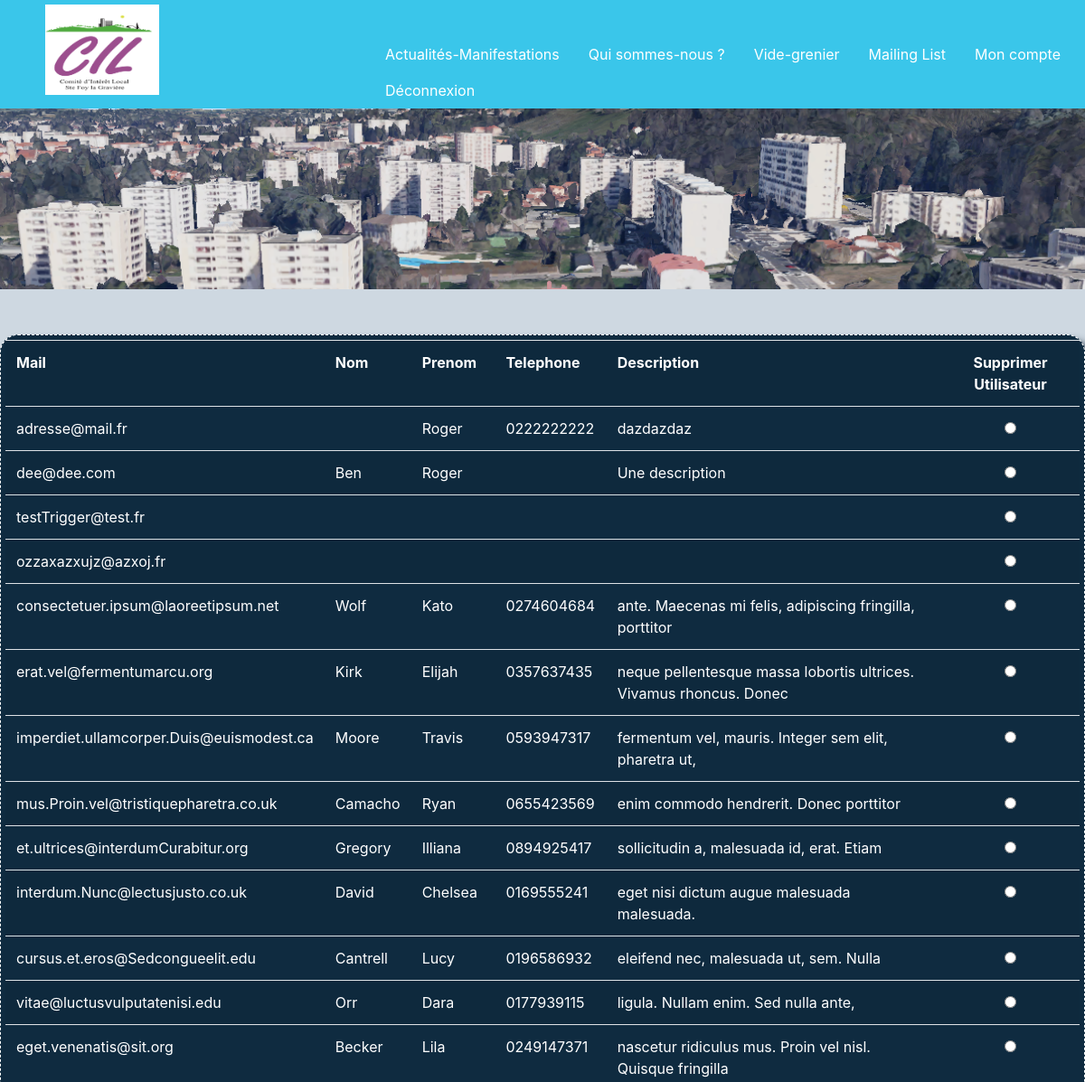
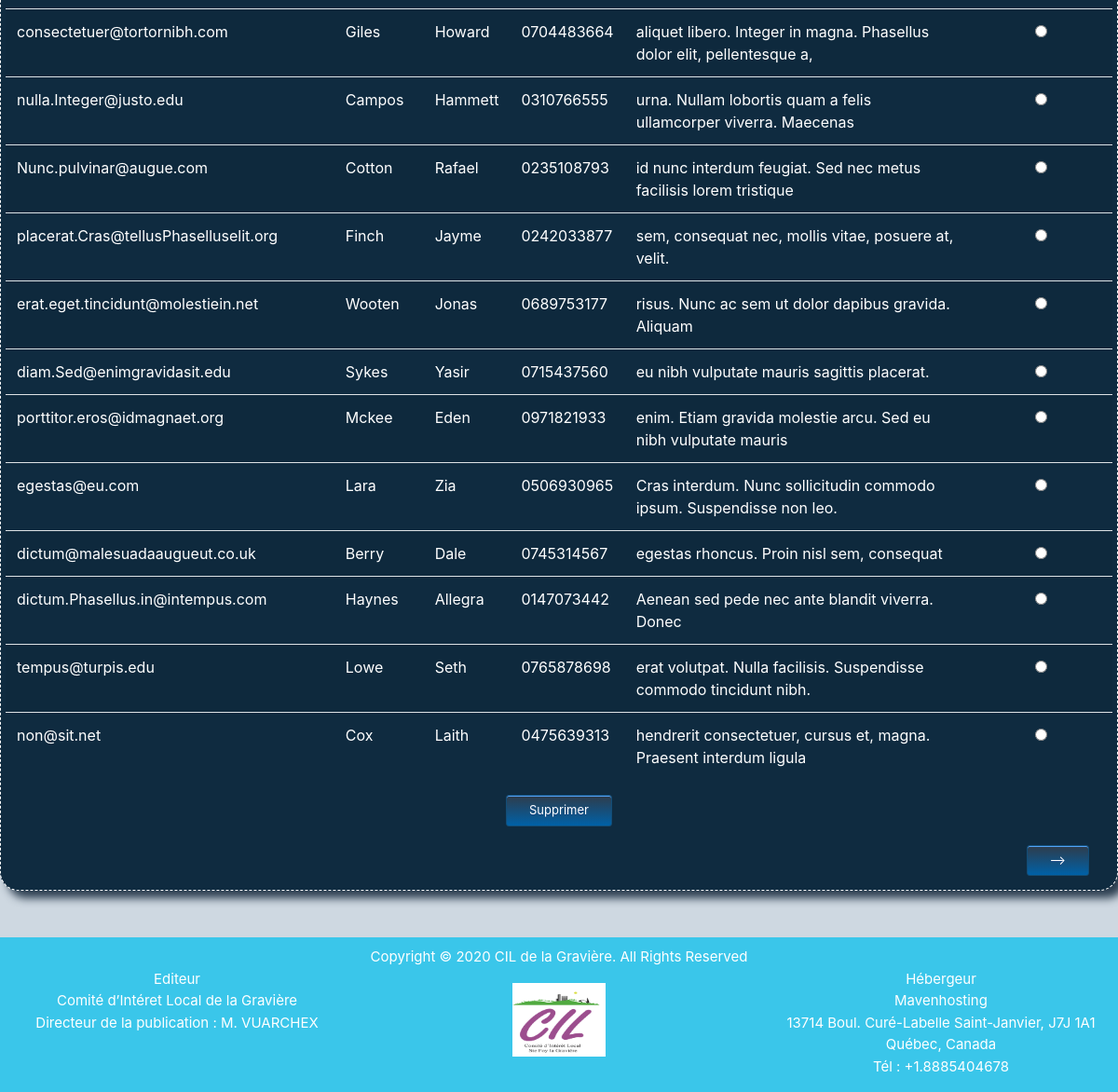
The app's page /Vide_grenier_V0.2/php/admin_util.php (signed in), older data (2 pictures, top to bottom).
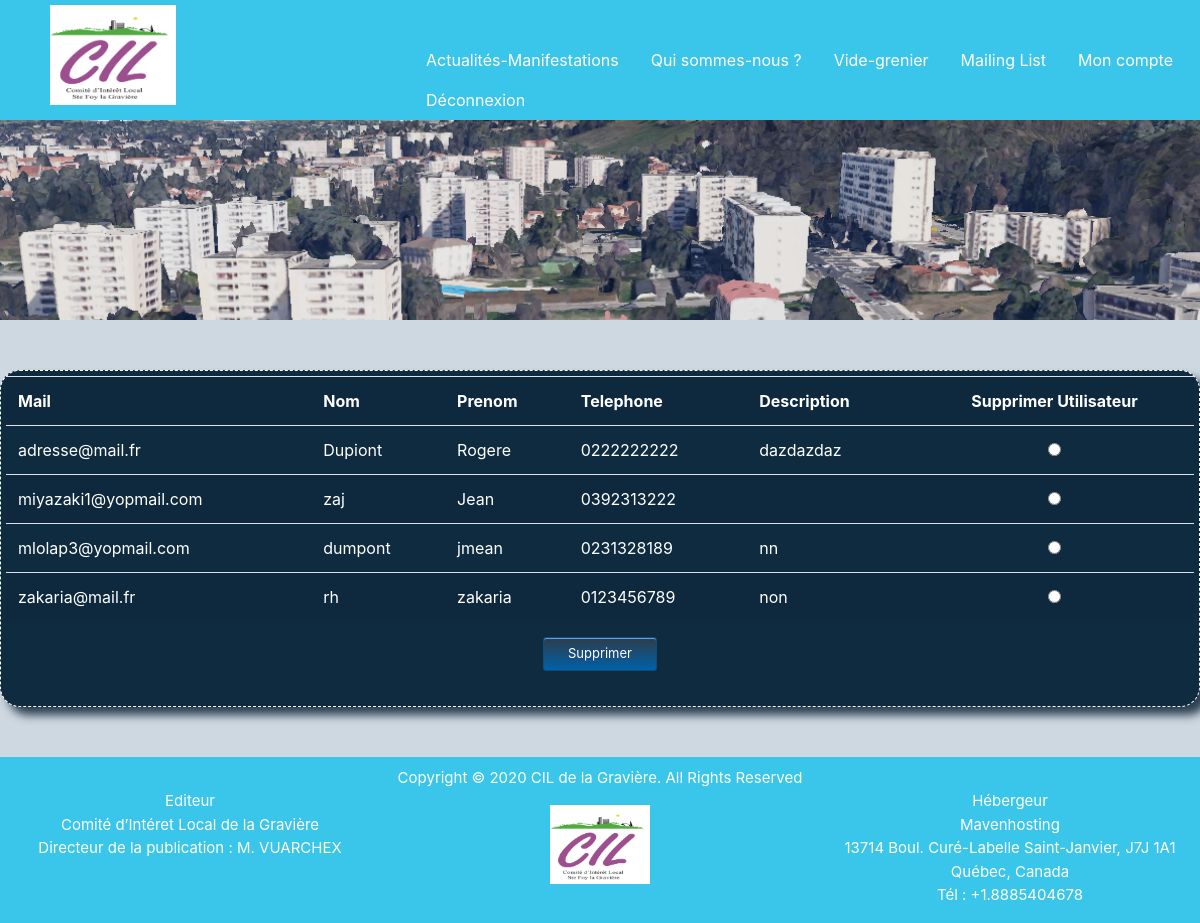
The same page, newer data.
### tables this page shows
CREATE TABLE `utilisateur` (
    `ID_UTIL` int(11) PRIMARY KEY NOT NULL AUTO_INCREMENT,
    `MAIL_UTIL` varchar(50) NOT NULL,
    `MDP_UTIL` varchar(30) NOT NULL,
    `NOM_UTIL` varchar(50) DEFAULT NULL,
    `PRENOM_UTIL` varchar(50) DEFAULT NULL,
    `TEL_UTIL` varchar(15) DEFAULT NULL,
    `DESC_UTIL` varchar(280) DEFAULT NULL,
    `ADMIN_UTIL` tinyint(1) DEFAULT NULL
  );

### Vide_grenier_V0.2/php/admin_util.php (the view, shortened to what this page needs)
<?php
if (isset($_SESSION['id_util']) && $_SESSION["admin"] == 1) {
?>
    <!DOCTYPE html>
    <html lang="fr">
    <head>
        <link rel="stylesheet" href="../css/bootstrap.min.css">
        <link rel="stylesheet" href="../css/monstyle.css">
    </head>
    <body>
        <?php
        include 'inc_header.php';
        ?>
        <main id="listeUtil">
            <?php
            try {
                include 'inc_bdd.php';
                $countUtil = "SELECT COUNT(*) FROM utilisateur";
                $resultatCount = $base->prepare($countUtil);
                $resultatCount->execute();
                $nbrUtil = $resultatCount->fetchColumn();
                $nbrPage = (int) ($nbrUtil / 25) + 1;
                if (isset($_GET['page'])) {
                    $page = $_GET['page'];
                } else {
                    $page = 1;
                }
                $nbrLigneBase = ($page - 1) * 3;
                $select_util =  "SELECT * FROM utilisateur WHERE ADMIN_UTIL IS NULL LIMIT $nbrLigneBase, 25";
                $resultat_select = $base->prepare($select_util);
                $resultat_select->execute();
                $table = "<table class=\"table table-striped\"><tr><th>Mail</th><th>Nom</th><th>Prenom</th><th>Telephone</th><th>Description</th><th class=\"text-center\">Supprimer Utilisateur</th></tr>";
                while ($ligne = $resultat_select->fetch()) {
                    $table .= "<tr><td>" . $ligne['MAIL_UTIL'] . "</td><td>" . $ligne['NOM_UTIL'] . "</td><td>" . $ligne['PRENOM_UTIL'] . "</td><td>" . $ligne['TEL_UTIL'] . "</td><td>" . $ligne['DESC_UTIL'] . "</td><td class=\"text-center\"><input type=\"radio\" id=\"" . $ligne['ID_UTIL'] . "\" name=\"choix\" value=\"" . $ligne['ID_UTIL'] . "\"></td></tr>";
                }
                $table .= "</table>";
                echo "<section class = \"boxSite\">";
                echo "<form method=\"POST\" action=\"admin_erase_util.php\" id=\"formSupp\">";
                echo $table;
                echo "<div class=\"text-center\"><button class=\"bouton\" type=\"submit\">Supprimer</button></div></form>";
                echo "<section class=\"row\" id=\"suivantPrecedent\">";
                if ($page != 1) {
                    echo "<div class=\"text-left col-md-6\"><a class=\"bouton\" href=\"admin_util.php?page=" . ($page - 1) . "\"><--</a></div>";
                } else {
                    echo "<div class=\"text-left col-md-6\"></div>";
                }
                if ($page != $nbrPage) {
                    echo "<div class=\"text-right col-md-6\"><a class=\"bouton\" href=\"admin_util.php?page=" . ($page + 1) . "\">--></a></div>";
                } else {
                    echo "<div class=\"text-right col-md-6\"></div>";
                }
                echo "</section>";
                echo "</section>";
            } catch (Exception $e) {
                die('Erreur : ' . $e->getMessage());
            } finally {
                $base = null;
            }
            ?>
        </main>
        <?php
        include 'inc_footer.php';
        ?>
    </body>
    </html>
<?php
} else {
    header("Location:accueil.php");
}
?>

Row changes from the older to the newer data that the page shows:
removed utilisateur: MAIL_UTIL "dee@dee.com", NOM_UTIL "Ben", PRENOM_UTIL "Roger", DESC_UTIL "Une description"
removed utilisateur: MAIL_UTIL "testTrigger@test.fr"
removed utilisateur: MAIL_UTIL "ozzaxazxujz@azxoj.fr"
removed utilisateur: MAIL_UTIL "consectetuer.ipsum@laoreetipsum.net", NOM_UTIL "Wolf", PRENOM_UTIL "Kato", TEL_UTIL "0274604684", DESC_UTIL "ante. Maecenas mi felis, adipiscing fringilla, porttitor"
removed utilisateur: MAIL_UTIL "erat.vel@fermentumarcu.org", NOM_UTIL "Kirk", PRENOM_UTIL "Elijah", TEL_UTIL "0357637435", DESC_UTIL "neque pellentesque massa lobortis ultrices. Vivamus rhoncus. Donec"
removed utilisateur: MAIL_UTIL "imperdiet.ullamcorper.Duis@euismodest.ca", NOM_UTIL "Moore", PRENOM_UTIL "Travis", TEL_UTIL "0593947317", DESC_UTIL "fermentum vel, mauris. Integer sem elit, pharetra ut,"
removed utilisateur: MAIL_UTIL "mus.Proin.vel@tristiquepharetra.co.uk", NOM_UTIL "Camacho", PRENOM_UTIL "Ryan", TEL_UTIL "0655423569", DESC_UTIL "enim commodo hendrerit. Donec porttitor"
removed utilisateur: MAIL_UTIL "et.ultrices@interdumCurabitur.org", NOM_UTIL "Gregory", PRENOM_UTIL "Illiana", TEL_UTIL "0894925417", DESC_UTIL "sollicitudin a, malesuada id, erat. Etiam"
removed utilisateur: MAIL_UTIL "interdum.Nunc@lectusjusto.co.uk", NOM_UTIL "David", PRENOM_UTIL "Chelsea", TEL_UTIL "0169555241", DESC_UTIL "eget nisi dictum augue malesuada malesuada."
removed utilisateur: MAIL_UTIL "cursus.et.eros@Sedcongueelit.edu", NOM_UTIL "Cantrell", PRENOM_UTIL "Lucy", TEL_UTIL "0196586932", DESC_UTIL "eleifend nec, malesuada ut, sem. Nulla"
removed utilisateur: MAIL_UTIL "vitae@luctusvulputatenisi.edu", NOM_UTIL "Orr", PRENOM_UTIL "Dara", TEL_UTIL "0177939115", DESC_UTIL "ligula. Nullam enim. Sed nulla ante,"
removed utilisateur: MAIL_UTIL "eget.venenatis@sit.org", NOM_UTIL "Becker", PRENOM_UTIL "Lila", TEL_UTIL "0249147371", DESC_UTIL "nascetur ridiculus mus. Proin vel nisl. Quisque fringilla"
removed utilisateur: MAIL_UTIL "consectetuer@tortornibh.com", NOM_UTIL "Giles", PRENOM_UTIL "Howard", TEL_UTIL "0704483664", DESC_UTIL "aliquet libero. Integer in magna. Phasellus dolor elit, pellentesque a,"
removed utilisateur: MAIL_UTIL "nulla.Integer@justo.edu", NOM_UTIL "Campos", PRENOM_UTIL "Hammett", TEL_UTIL "0310766555", DESC_UTIL "urna. Nullam lobortis quam a felis ullamcorper viverra. Maecenas"
removed utilisateur: MAIL_UTIL "Nunc.pulvinar@augue.com", NOM_UTIL "Cotton", PRENOM_UTIL "Rafael", TEL_UTIL "0235108793", DESC_UTIL "id nunc interdum feugiat. Sed nec metus facilisis lorem tristique"
removed utilisateur: MAIL_UTIL "placerat.Cras@tellusPhaselluselit.org", NOM_UTIL "Finch", PRENOM_UTIL "Jayme", TEL_UTIL "0242033877", DESC_UTIL "sem, consequat nec, mollis vitae, posuere at, velit."
removed utilisateur: MAIL_UTIL "erat.eget.tincidunt@molestiein.net", NOM_UTIL "Wooten", PRENOM_UTIL "Jonas", TEL_UTIL "0689753177", DESC_UTIL "risus. Nunc ac sem ut dolor dapibus gravida. Aliquam"
removed utilisateur: MAIL_UTIL "diam.Sed@enimgravidasit.edu", NOM_UTIL "Sykes", PRENOM_UTIL "Yasir", TEL_UTIL "0715437560", DESC_UTIL "eu nibh vulputate mauris sagittis placerat."
removed utilisateur: MAIL_UTIL "porttitor.eros@idmagnaet.org", NOM_UTIL "Mckee", PRENOM_UTIL "Eden", TEL_UTIL "0971821933", DESC_UTIL "enim. Etiam gravida molestie arcu. Sed eu nibh vulputate mauris"
removed utilisateur: MAIL_UTIL "egestas@eu.com", NOM_UTIL "Lara", PRENOM_UTIL "Zia", TEL_UTIL "0506930965", DESC_UTIL "Cras interdum. Nunc sollicitudin commodo ipsum. Suspendisse non leo."
removed utilisateur: MAIL_UTIL "dictum@malesuadaaugueut.co.uk", NOM_UTIL "Berry", PRENOM_UTIL "Dale", TEL_UTIL "0745314567", DESC_UTIL "egestas rhoncus. Proin nisl sem, consequat"
removed utilisateur: MAIL_UTIL "dictum.Phasellus.in@intempus.com", NOM_UTIL "Haynes", PRENOM_UTIL "Allegra", TEL_UTIL "0147073442", DESC_UTIL "Aenean sed pede nec ante blandit viverra. Donec"
removed utilisateur: MAIL_UTIL "tempus@turpis.edu", NOM_UTIL "Lowe", PRENOM_UTIL "Seth", TEL_UTIL "0765878698", DESC_UTIL "erat volutpat. Nulla facilisis. Suspendisse commodo tincidunt nibh."
removed utilisateur: MAIL_UTIL "non@sit.net", NOM_UTIL "Cox", PRENOM_UTIL "Laith", TEL_UTIL "0475639313", DESC_UTIL "hendrerit consectetuer, cursus et, magna. Praesent interdum ligula"
changed utilisateur "adresse@mail.fr": NOM_UTIL (not shown) → "Dupiont"; PRENOM_UTIL "Roger" → "Rogere"
added utilisateur: MAIL_UTIL "miyazaki1@yopmail.com", NOM_UTIL "zaj", PRENOM_UTIL "Jean", TEL_UTIL "0392313222"
added utilisateur: MAIL_UTIL "mlolap3@yopmail.com", NOM_UTIL "dumpont", PRENOM_UTIL "jmean", TEL_UTIL "0231328189", DESC_UTIL "nn"
added utilisateur: MAIL_UTIL "zakaria@mail.fr", NOM_UTIL "rh", PRENOM_UTIL "zakaria", TEL_UTIL "0123456789", DESC_UTIL "non"
